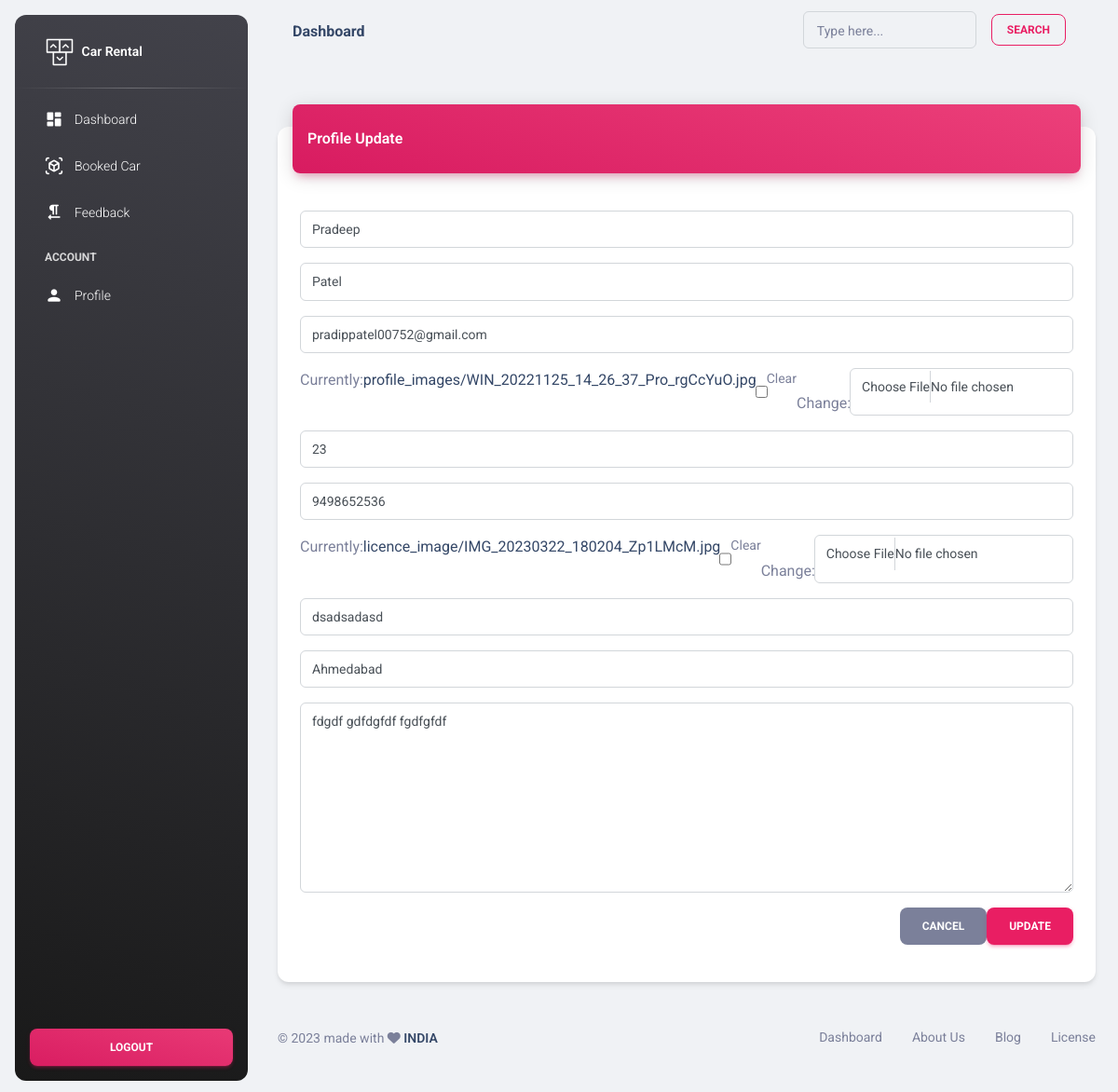
Page /customerupdate/1/ (signed in) on the committed database.
### user/models.py (models this page shows)
class User(AbstractUser):
    is_owner = models.BooleanField(default=False)
    is_customer = models.BooleanField(default=False)
    prof_image = models.ImageField(upload_to="profile_images/", default='default-pic.jpg', null=True, blank=True)
    age = models.IntegerField(null=True)
    licence = models.CharField(max_length=100, null=True)
    lice_image = models.ImageField(upload_to="licence_image/", default='default-pic.jpg', null=True, blank=True)
    mobile = models.IntegerField(null=True)
    location = models.CharField(max_length=100, null=True)
    decs = models.TextField(max_length=300, null=True)
    class Meta:
        db_table = 'user'

### customer/views.py (the view)
# urls.py: path('customerupdate/<int:pk>/', CustomerUpdate.as_view(), name="customerupdate"),
class CustomerUpdate(LoginRequiredMixin, UpdateView):
    model = User
    form_class = CustomerUpdateForm
    template_name = 'customer/update.html'
    success_url = '/customerprofile/'

### templates/customer/update.html (shortened to what this page needs)
{% extends 'customer/base.html' %}
{% load static %}
{% block content %}
  <div class="container-fluid py-4">
    <div class="row min-vh-80">
      <div class="col-12 mx-auto">
        <div class="card mt-4">
          <div class="card-header p-0 position-relative mt-n4 mx-3 z-index-2">
            <div class="bg-gradient-primary shadow-primary border-radius-lg pt-4 pb-3">
              <h6 class="text-white text-capitalize ps-3">Profile Update</h6>
            </div>
          </div>
          <div class="card-body">
            <form method="post" action="" enctype="multipart/form-data">
      <div class="modal-body">
        {% for i in form %}
          <div class="input-group input-group-outline my-3">
            {{i}}
          </div>
        {% endfor %}
      </div>
      <div class="modal-footer">
        <a class="btn btn-secondary mr-2" href="{% url 'customerdashboard' %}">Cancel</a>
        <input class="btn btn-primary" type="submit" VALUE="Update">
      </div>
      </form>
          </div>
        </div>
      </div>
    </div>
  </div>
{% endblock %}

### rows in the picture
User: form "Pradeep" "Patel" "pradippatel00752@gmail.com" "23" "9498652536" "dsadsadasd" "Ahmedabad" "fdgdf gdfdgfdf fgdfgfdf"
